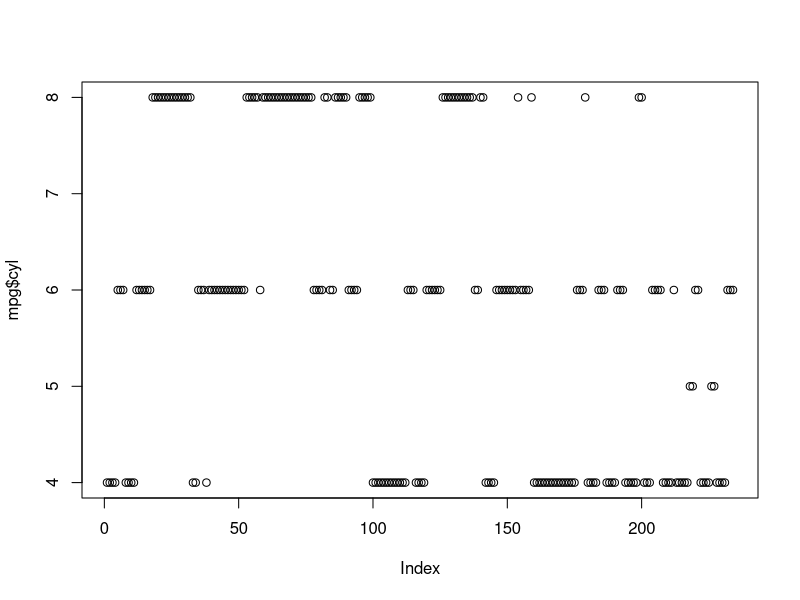
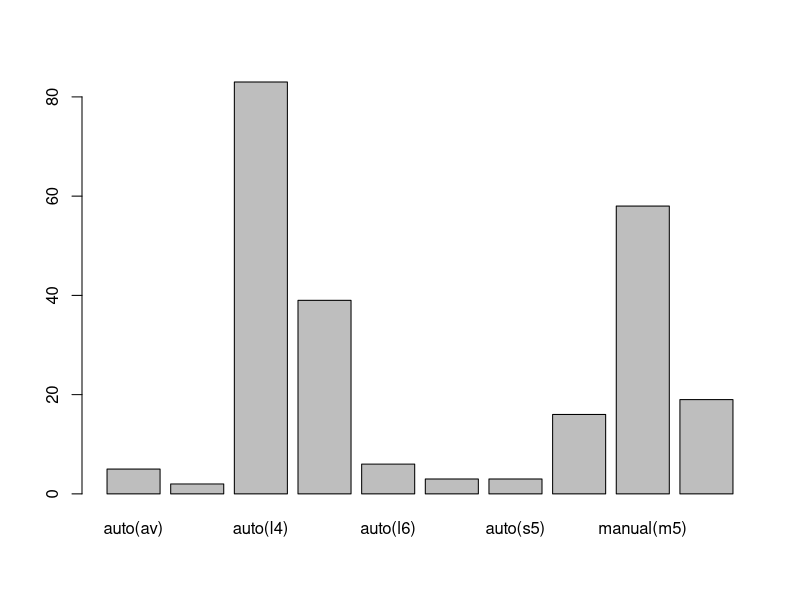
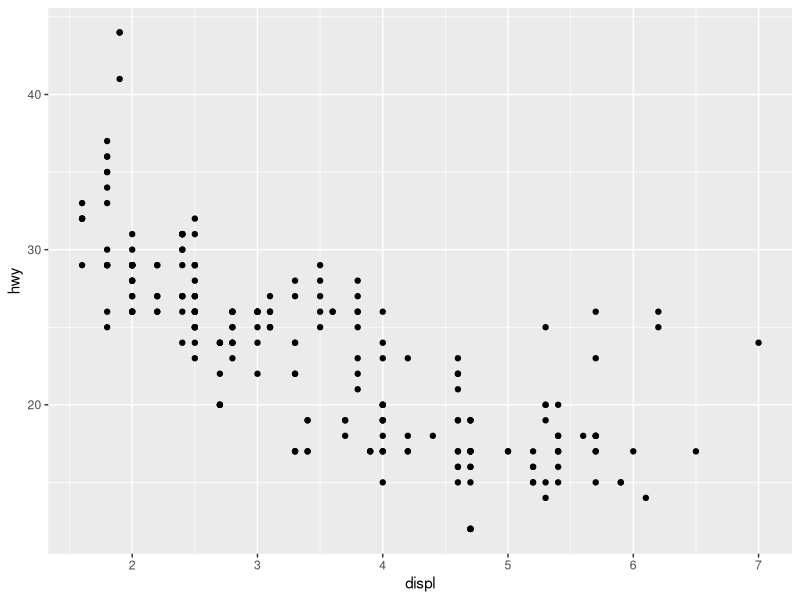
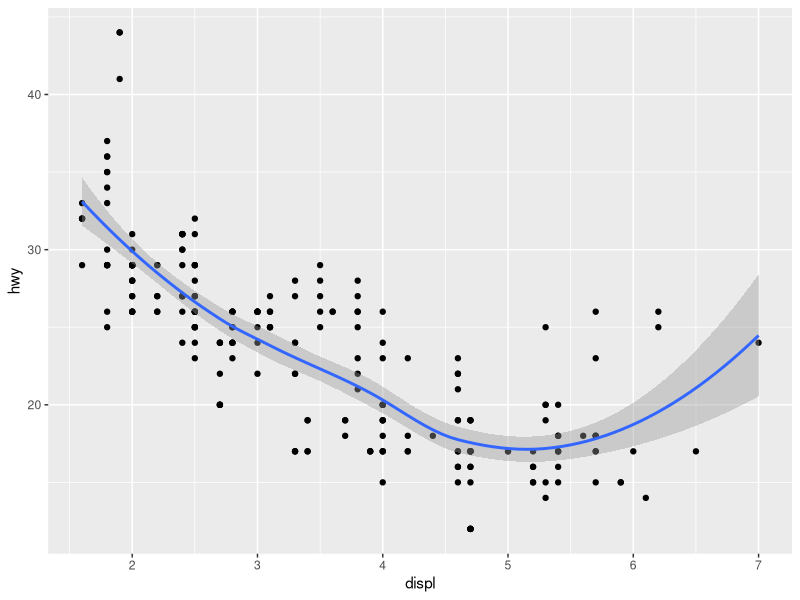
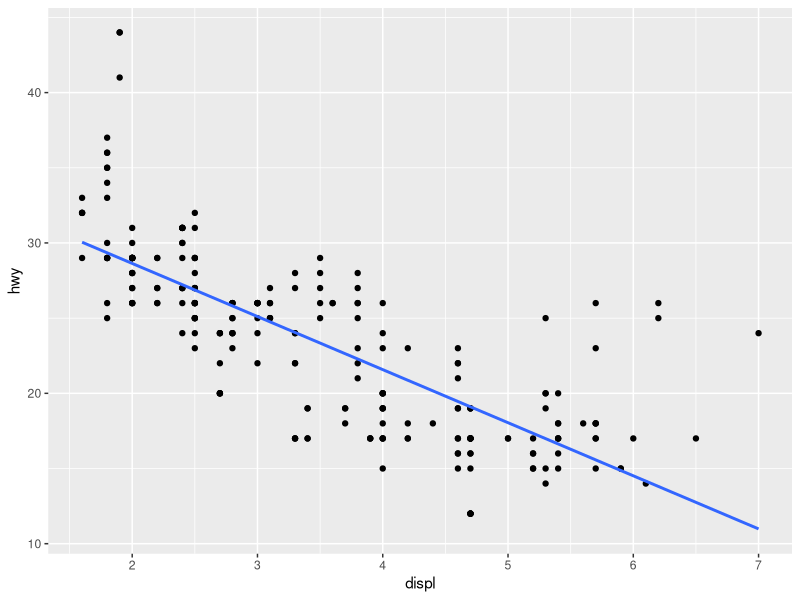
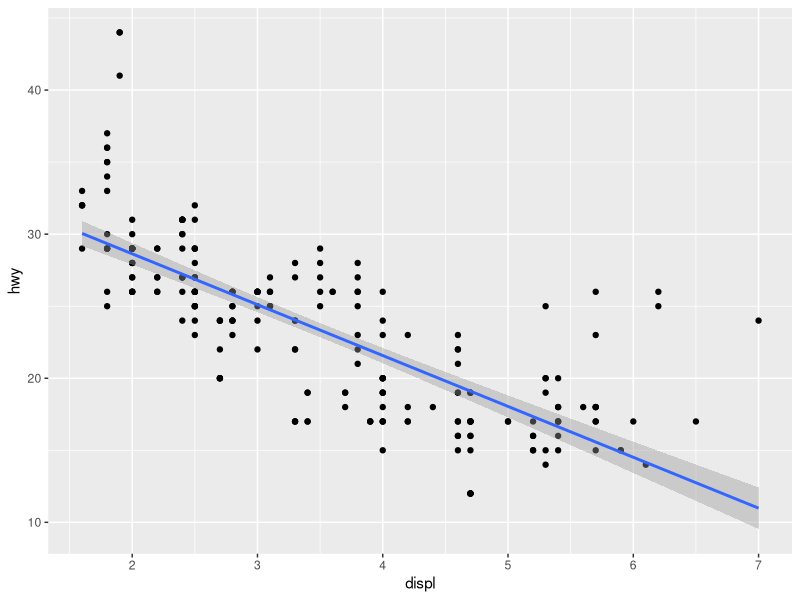
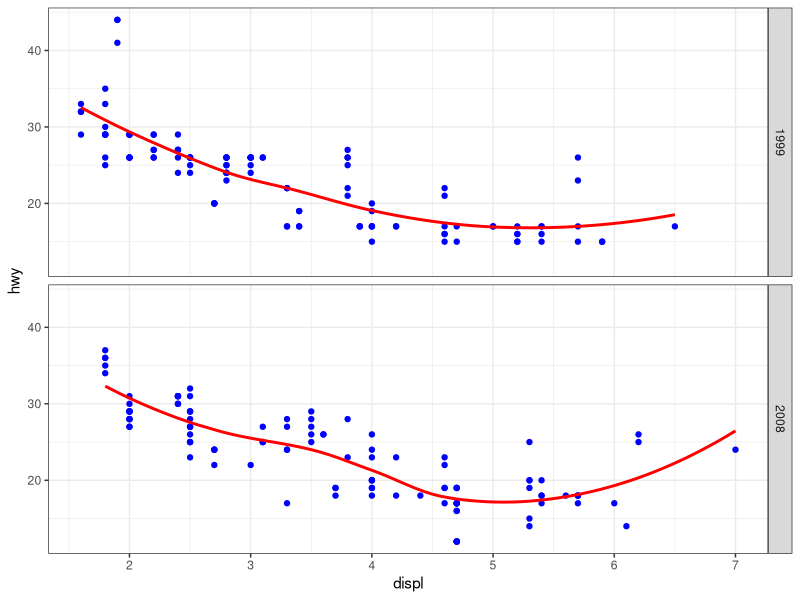
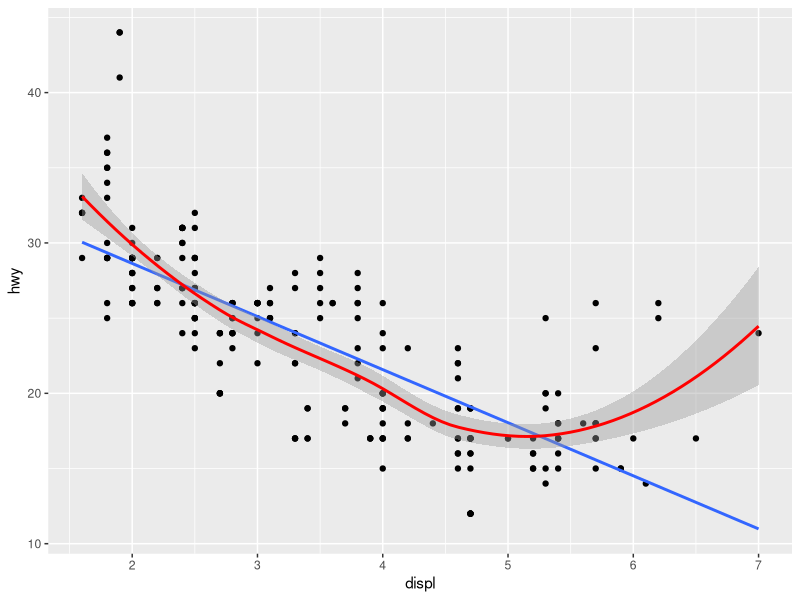

Here is the R script that generated these plots, in order:
## ---- chunk 1
knitr::opts_chunk$set(echo = T)
library(tidyverse)
## ---- chunk 2
data(mpg)
?mpg
glimpse(mpg)
summary(mpg)
## ---- chunk 3
summary(mpg$year)

# Change year to factor
mpg$year<- as.factor(mpg$year)

# class of mpg$year
class(mpg$year)

# another summary
summary(mpg$year)
## ---- chunk 4
summary(mpg$trans)
mpg$trans<-as.factor(mpg$trans)
summary(mpg$trans)
summary(mpg$cyl)
plot(mpg$cyl)
plot(mpg$trans)
mpg$displ<-as.double(mpg$displ)
## ---- chunk 5

# ggplot 
ggplot(mpg, mapping = aes(x= displ, y = hwy)) +
  geom_point()
## ---- chunk 6
ggplot(mpg, mapping = aes(x= displ, y = hwy)) +
  geom_point()+
  geom_smooth()
## ---- chunk 7
ggplot(mpg, mapping = aes(x= displ, y = hwy)) +
  geom_point()+
  geom_smooth(method="lm", se=FALSE)
## ---- chunk 8
ggplot(mpg, mapping = aes(x= displ, y = hwy)) +
  geom_point()+
  geom_smooth(method = "lm")
## ---- chunk 9
ggplot(mpg, mapping = aes(x= displ, y = hwy)) +
  geom_point(col="blue")+
  geom_smooth( se = FALSE, col="red")+
  theme_bw()+
  facet_grid(vars(year))
## ---- chunk 10
ggplot(mpg, mapping = aes(x= displ, y = hwy)) +
  geom_point()+
  geom_smooth(method = lm, se = FALSE)+
  geom_smooth(color = "red")
## ---- chunk 11
ggplot(mpg, mapping = aes(x= displ, y = hwy)) +
  geom_point()+
  geom_smooth(method = "lm", se = FALSE)+
  geom_smooth(color = "red", se = F)+
  theme_bw()
## ---- chunk 12
ggplot(mpg, mapping = aes(x= displ, y = hwy, color = class)) +
  geom_point()+
  geom_smooth(method = "lm", se = F)
  
## ---- chunk 13
summary(mpg$hwy)
ggplot(data= mpg, mapping = aes(x= displ, y= hwy))+
  geom_point(aes(size=drv))+
  geom_smooth(mapping = aes(linetype= drv), method ="lm", se = F, size= 1)
## ---- chunk 14
ggplot(data= mpg, mapping = aes(x= displ, y= hwy))+
  geom_point(aes(size=class, color= drv))+
  geom_smooth(mapping = aes(linetype= drv), method ="lm", se = F, size= 1)
## ---- chunk 15
ggplot(data = mpg, mapping = aes(x = displ, y = hwy, color = class)) +
  geom_point(position = "jitter", show.legend = F) +
  geom_smooth(method = "lm", se= F, show.legend = T)+
  facet_wrap(vars(class), ncol=2)
## ---- chunk 16
ggplot(data = mpg, mapping = aes(x = displ, y = hwy, color = drv)) +
  geom_point(position = "jitter", show.legend = FALSE) +
  geom_smooth(method = "lm", show.legend = FALSE, color = "black", size = 0.5, se= F) +
  facet_grid(rows = vars(as.factor(cyl)), cols = vars(drv))
## ---- chunk 17
ggplot(data = mpg,
       mapping = aes(x = displ, y = hwy, group = drv, color = drv)) +
  geom_point(size = 2, show.legend = T) +
  geom_smooth(color = "blue", se = FALSE)
## ---- chunk 18

ggplot(data = mpg,
       mapping = aes(x = displ, y = hwy, color = drv)) +
  geom_point(mapping = aes(color = drv), size = 2) +
  geom_smooth(se = FALSE, color = "blue")
## ---- chunk 19
ggplot(data = mpg, mapping = aes(x = displ, y = hwy)) +
  geom_point( aes(color = drv), size = 2) +
  geom_smooth(mapping = aes(linetype = drv), se = FALSE)
## ---- chunk 20
ggplot(data = mpg, mapping = aes(x = displ, y = hwy, colour = year)) +
  geom_point(
    size = .2,
    shape = 7,
    stroke = 1, 
    alpha=.4
  )+
  theme_minimal()

